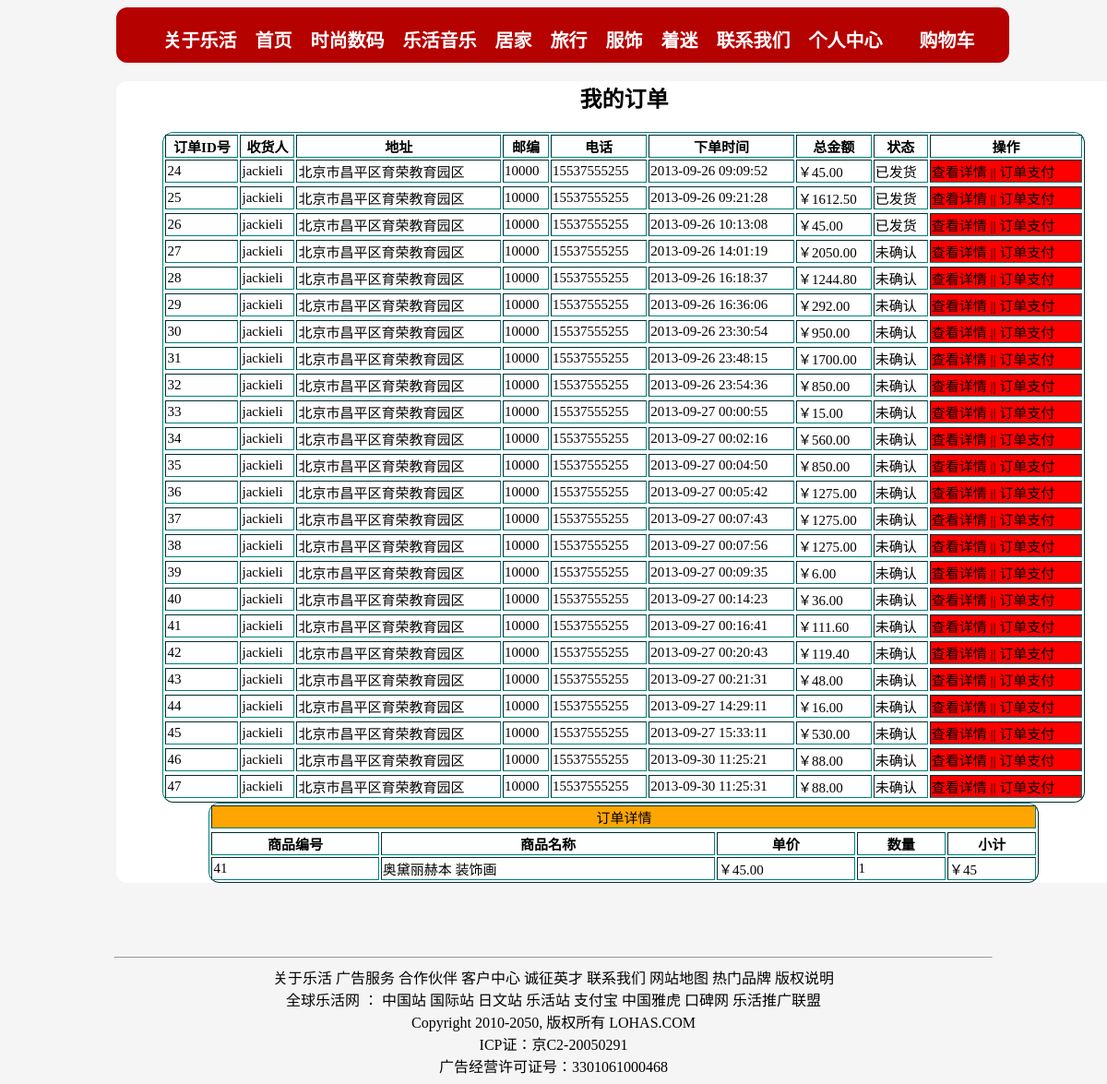
Page /home/showorder.php?p=24 (signed in) on the committed database.
### tables this page shows
CREATE TABLE `orders` (
  `id` int(11) NOT NULL auto_increment,
  `uid` int(11) default NULL,
  `linkman` varchar(32) default NULL,
  `address` varchar(255) default NULL,
  `code` char(6) default NULL,
  `phone` varchar(16) default NULL,
  `addtime` int(11) default NULL,
  `total` double(8,2) default NULL,
  `status` tinyint(4) default NULL,
  PRIMARY KEY  (`id`)
);

CREATE TABLE `detail` (
  `id` int(11) NOT NULL auto_increment,
  `orderid` int(11) default NULL,
  `goodsid` int(11) default NULL,
  `name` varchar(32) default NULL,
  `price` double(6,2) default NULL,
  `num` int(11) default NULL,
  PRIMARY KEY  (`id`)
);

### home/showorder.php (the view, shortened to what this page needs)
<html>
	<head>
	</head>
	<body bgcolor='whitesmoke'>
		<div style="width:80%;height:40px;background-color:#B50100;border:10px solid #b50100;margin-left:10%;border-radius:12px 12px 12px 12px;">
			<ul>
				<li style='float:left;'><a href=""><span style='font-size:20px;font-weight:bolder;line-height:20px;color:white;'>关于乐活</span></a></li>
				<li style='float:left;margin-left:20px;'><a href="index.php"><span style='font-size:20px;font-weight:bolder;line-height:20px;color:white;'>首页</span></a></li>
				<li style='float:left;margin-left:20px;'><a href=""><span style='font-size:20px;font-weight:bolder;line-height:20px;color:white;'>时尚数码</span></a></li>
				<li style='float:left;margin-left:20px;'><a href=""><span style='font-size:20px;font-weight:bolder;line-height:20px;color:white;'>乐活音乐</span></a></li>
				<li style='float:left;margin-left:20px;'><a href=""><span style='font-size:20px;font-weight:bolder;line-height:20px;color:white;'>居家</span></a></li>
				<li style='float:left;margin-left:20px;'><a href="lvlist.php"><span style='font-size:20px;font-weight:bolder;line-height:20px;color:white;'>旅行</span></a></li>
				<li style='float:left;margin-left:20px;'><a href=""><span style='font-size:20px;font-weight:bolder;line-height:20px;color:white;'>服饰</span></a></li>
				<li style='float:left;margin-left:20px;'><a href="list.php"><span style='font-size:20px;font-weight:bolder;line-height:20px;color:white;'>着迷</span></a></li>
				<li style='float:left;margin-left:20px;'><a href=""><span style='font-size:20px;font-weight:bolder;line-height:20px;color:white;'>联系我们</span></a></li><a name='top'>
				<li style='float:left;margin-left:20px;'><a href="selfcenter.php" target="_blank"><span style='font-size:20px;font-weight:bolder;line-height:20px;color:white;'>个人中心</span></a></li><a name='top'>
				<li style='float:left;margin-left:40px;'><a href="showCart.php"><span style='font-size:20px;font-weight:bolder;line-height:20px;color:white;'>购物车</span></a></li><a name='top'>
			</ul>
		</div>
		<div class='content'>
		<center>
		<h2><font face='隶书' >我的订单</font></h2>
		<table width='1000' border='1'>
			<tr>
				<th>订单ID号</th>
				<th>收货人</th>
				<th>地址</th>
				<th>邮编</th>
				<th>电话</th>
				<th>下单时间</th>
				<th>总金额</th>
				<th>状态</th>
				<th>操作</th>
			</tr>
				<?php
					$link=@mysql_connect(HOST,USER,PASS) or die("数据库连接失败！原因是：".mysql_error());
					$sql="select * from orders where uid={$_SESSION['adminuser']['id']}";
					$result=mysql_query($sql,$link);
						$a=array(0=>'未确认',1=>'已发货');
					if($result&&mysql_num_rows($result)>0){
						while($row=mysql_fetch_assoc($result)){
						echo "<tr>";
						echo "<td>{$row['id']}</td>";
						echo "<td>{$row['linkman']}</td>";
						echo "<td>{$row['address']}</td>";
						echo "<td>{$row['code']}</td>";
						echo "<td>{$row['phone']}</td>";
						echo "<td>".date('Y-m-d H:i:s',$row['addtime']+8*3600)."</td>";
						echo "<td>￥{$row['total']}</td>";
						echo "<td>{$a[$row['status']]}</td>";
						echo "<td style='background-color:red'>
						<a href='showorder.php?p={$row['id']}'>查看详情</a> || <a href='zhifu.php?p={$row['id']}'>订单支付</a></td>";
						echo "<tr>";
						}
					}
				?>
		</table>
			<table width='900' border='1'>
			 <tr><td colspan='5' style='background-color:orange;' align='center'>订单详情</td><tr>
			<tr>
				<th>商品编号</th>
				<th>商品名称</th>
				<th>单价</th>
				<th>数量</th>
				<th>小计</th>
			</tr>
				<?php
					$k=$_GET['p'];
					$sql="select * from detail where orderid={$k}";
					$result=mysql_query($sql,$link);
					if($result&&mysql_num_rows($result)>0){
					while($row=mysql_fetch_assoc($result)){
					echo "<tr>";
					echo "<td>{$row['goodsid']}</td>";
					echo "<td>{$row['name']}</td>";
					echo "<td>￥{$row['price']}</td>";
					echo "<td>{$row['num']}</td>";
					echo "<td>￥".($row['price']*$row['num'])."</td>";
					echo "</tr>";
					}}
				?>
			</table>
		</center>
		</div>
		<br><br><br><br>
		<div class="bottom" style=''>
			<hr width="950">
			<div class="fontcolor_blue" align="center">
			<a href="#">关于乐活 广告服务</a>
			<a href="#">合作伙伴</a>
			<a href="#">客户中心</a>
			<a href="#">诚征英才</a>
			<a href="#">联系我们</a>
			<a href="#">网站地图</a>
			<a href="#">热门品牌 版权说明</a>
			</div>
			<div align="center">
			全球乐活网 ：
			<a href="#">中国站</a>
			<a href="#">国际站 日文站 乐活站 支付宝 中国雅虎 口碑网  乐活推广联盟 </a>
			</div>
			<div align="center">Copyright 2010-2050, 版权所有 LOHAS.COM</div>
			<div class="fontcolor_blue" align="center">ICP证：京C2-20050291</div>
			<div align="center">广告经营许可证号：3301061000468</div>
		</div>
	</body>
</html>

### home/showorder.php (style rules this page uses)
body { z-index:0; }
a { text-decoration:none;color:black; }
table { border-color:teal;font-family:'微软雅黑';font-weight:1px; font-size:15px;color:black;border-radius:12px 12px 12px 12px;z-index:2; }
tr { background-color:;margin:20px; }
li { list-style:none; }
.content { width:1100px;height:auto;background-color:white;margin-left:10%;border-radius:12px 12px 12px 12px;z-index:2 }

### rows in the picture
orders: id "24", linkman "jackieli", address "北京市昌平区育荣教育园区", code "10000", phone "15537555255", addtime "2013-09-26 09:09:52", total "45.00", status "已发货"
orders: id "25", linkman "jackieli", address "北京市昌平区育荣教育园区", code "10000", phone "15537555255", addtime "2013-09-26 09:21:28", total "1612.50", status "已发货"
orders: id "26", linkman "jackieli", address "北京市昌平区育荣教育园区", code "10000", phone "15537555255", addtime "2013-09-26 10:13:08", total "45.00", status "已发货"
orders: id "27", linkman "jackieli", address "北京市昌平区育荣教育园区", code "10000", phone "15537555255", addtime "2013-09-26 14:01:19", total "2050.00", status "未确认"
orders: id "28", linkman "jackieli", address "北京市昌平区育荣教育园区", code "10000", phone "15537555255", addtime "2013-09-26 16:18:37", total "1244.80", status "未确认"
orders: id "29", linkman "jackieli", address "北京市昌平区育荣教育园区", code "10000", phone "15537555255", addtime "2013-09-26 16:36:06", total "292.00", status "未确认"
orders: id "30", linkman "jackieli", address "北京市昌平区育荣教育园区", code "10000", phone "15537555255", addtime "2013-09-26 23:30:54", total "950.00", status "未确认"
orders: id "31", linkman "jackieli", address "北京市昌平区育荣教育园区", code "10000", phone "15537555255", addtime "2013-09-26 23:48:15", total "1700.00", status "未确认"
orders: id "32", linkman "jackieli", address "北京市昌平区育荣教育园区", code "10000", phone "15537555255", addtime "2013-09-26 23:54:36", total "850.00", status "未确认"
orders: id "33", linkman "jackieli", address "北京市昌平区育荣教育园区", code "10000", phone "15537555255", addtime "2013-09-27 00:00:55", total "15.00", status "未确认"
orders: id "34", linkman "jackieli", address "北京市昌平区育荣教育园区", code "10000", phone "15537555255", addtime "2013-09-27 00:02:16", total "560.00", status "未确认"
orders: id "35", linkman "jackieli", address "北京市昌平区育荣教育园区", code "10000", phone "15537555255", addtime "2013-09-27 00:04:50", total "850.00", status "未确认"
orders: id "36", linkman "jackieli", address "北京市昌平区育荣教育园区", code "10000", phone "15537555255", addtime "2013-09-27 00:05:42", total "1275.00", status "未确认"
orders: id "37", linkman "jackieli", address "北京市昌平区育荣教育园区", code "10000", phone "15537555255", addtime "2013-09-27 00:07:43", total "1275.00", status "未确认"
orders: id "38", linkman "jackieli", address "北京市昌平区育荣教育园区", code "10000", phone "15537555255", addtime "2013-09-27 00:07:56", total "1275.00", status "未确认"
orders: id "39", linkman "jackieli", address "北京市昌平区育荣教育园区", code "10000", phone "15537555255", addtime "2013-09-27 00:09:35", total "6.00", status "未确认"
orders: id "40", linkman "jackieli", address "北京市昌平区育荣教育园区", code "10000", phone "15537555255", addtime "2013-09-27 00:14:23", total "36.00", status "未确认"
orders: id "41", linkman "jackieli", address "北京市昌平区育荣教育园区", code "10000", phone "15537555255", addtime "2013-09-27 00:16:41", total "111.60", status "未确认"
orders: id "42", linkman "jackieli", address "北京市昌平区育荣教育园区", code "10000", phone "15537555255", addtime "2013-09-27 00:20:43", total "119.40", status "未确认"
orders: id "43", linkman "jackieli", address "北京市昌平区育荣教育园区", code "10000", phone "15537555255", addtime "2013-09-27 00:21:31", total "48.00", status "未确认"
orders: id "44", linkman "jackieli", address "北京市昌平区育荣教育园区", code "10000", phone "15537555255", addtime "2013-09-27 14:29:11", total "16.00", status "未确认"
orders: id "45", linkman "jackieli", address "北京市昌平区育荣教育园区", code "10000", phone "15537555255", addtime "2013-09-27 15:33:11", total "530.00", status "未确认"
orders: id "46", linkman "jackieli", address "北京市昌平区育荣教育园区", code "10000", phone "15537555255", addtime "2013-09-30 11:25:21", total "88.00", status "未确认"
orders: id "47", linkman "jackieli", address "北京市昌平区育荣教育园区", code "10000", phone "15537555255", addtime "2013-09-30 11:25:31", total "88.00", status "未确认"
detail: goodsid "41", name "奥黛丽赫本 装饰画", price "45.00", num "1", $row['price']*$row['num'] "45"
